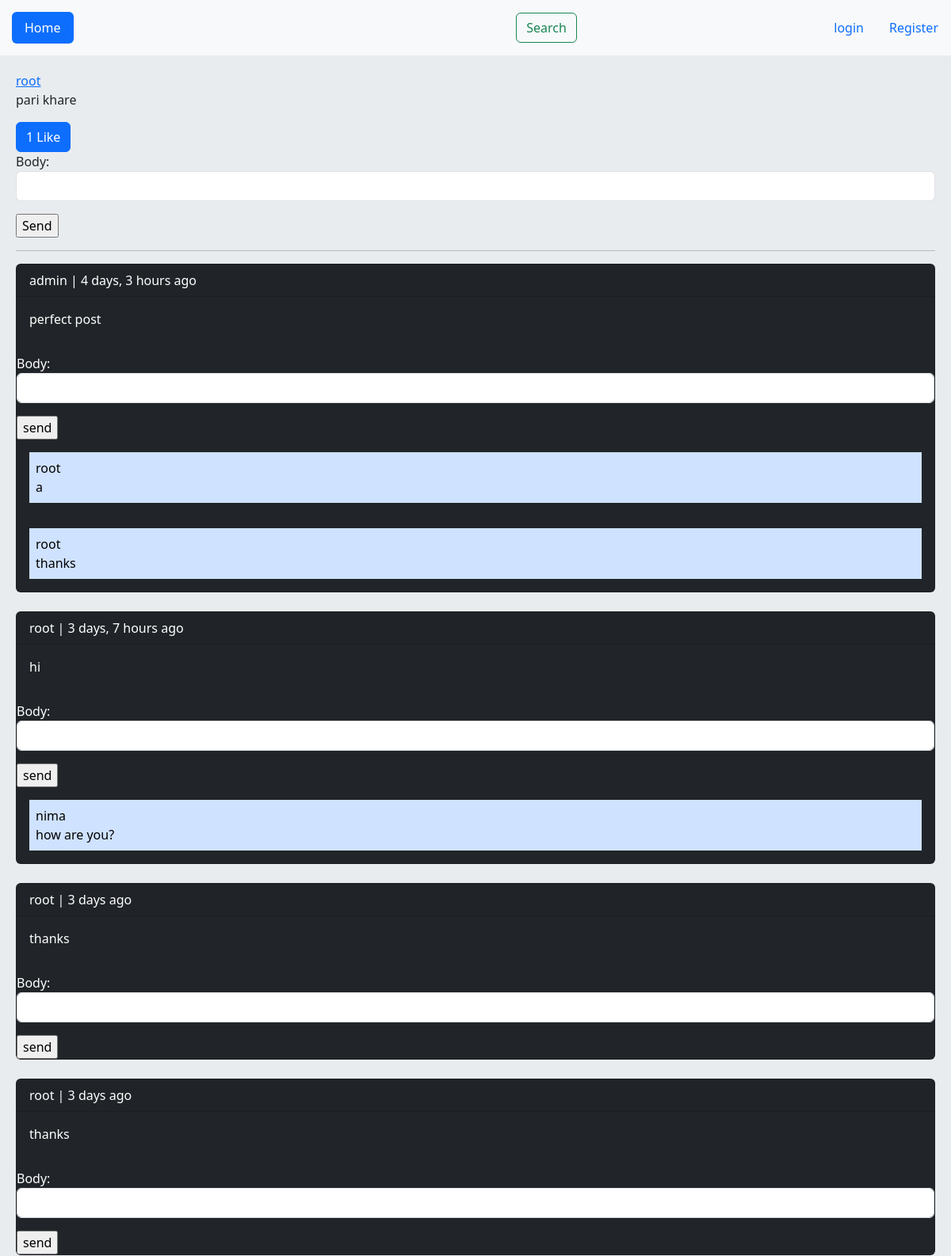
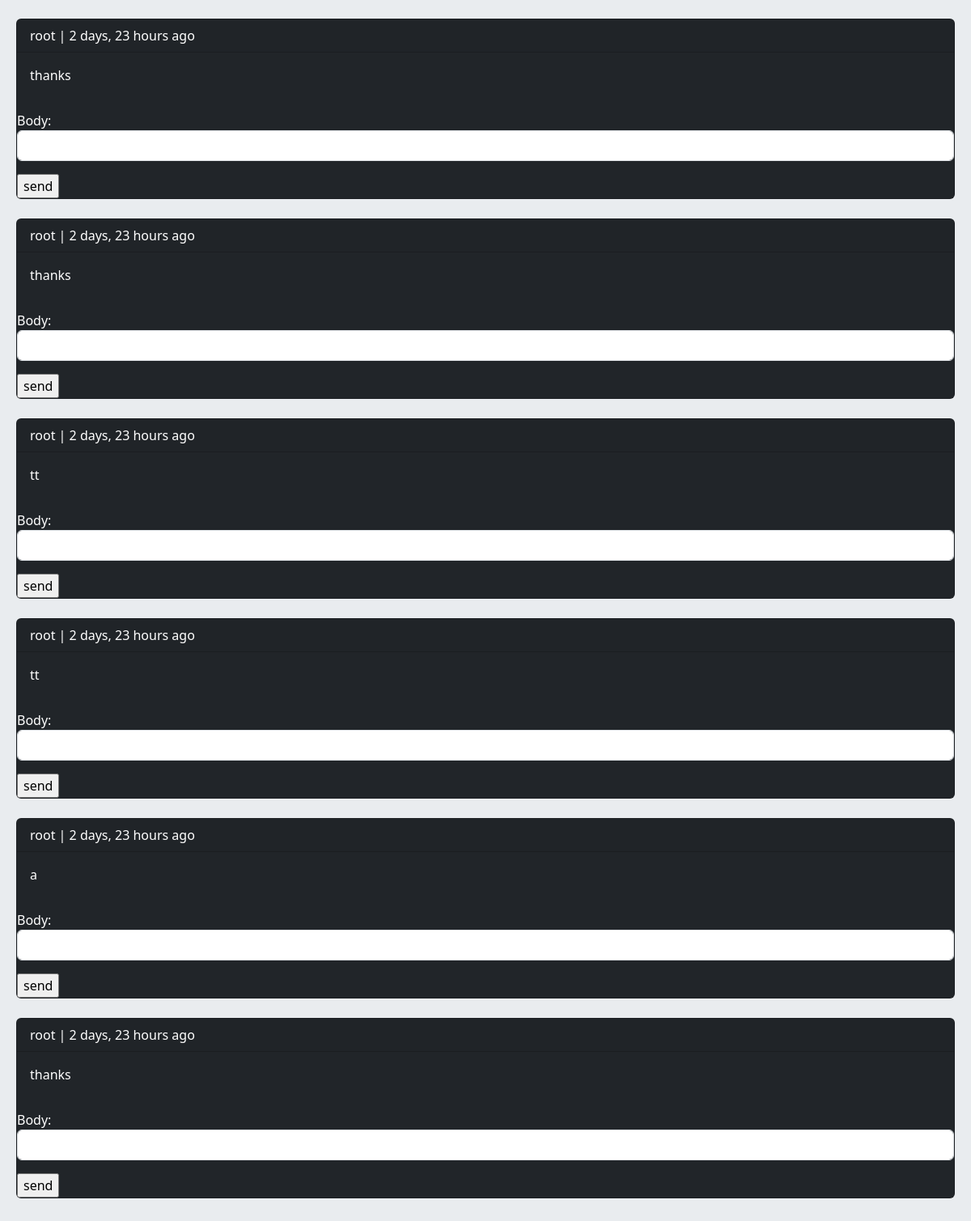
/post/7/pari-khare/, run on the app's committed database (2 pictures, top to bottom).
### account/models.py (models this page shows, shortened)
class Post(models.Model):
    user = models.ForeignKey(User, on_delete=models.CASCADE, related_name='posts')
    body = models.TextField()
    slug = models.SlugField()
    created = models.DateTimeField(auto_now_add=True)
    updated = models.DateTimeField(auto_now=True)
    class Meta:
        ordering = ['-created']
    def like_count(self):
        return self.plikes.count()

### home/models.py (models this page shows, shortened)
class Comments(models.Model):
    user = models.ForeignKey(User, on_delete=models.CASCADE, related_name='ucomments')
    post = models.ForeignKey(Post, on_delete=models.CASCADE, related_name='pcomments')
    reply = models.ForeignKey('self', on_delete=models.CASCADE, related_name='rcomments', blank=True, null=True)
    is_reply = models.BooleanField(default=False)
    body = models.TextField(max_length=400)
    created_at = models.DateTimeField(auto_now_add=True)

### home/views.py (the view, shortened to what this page needs)
# urls.py: path('post/<int:post_id>/<slug:post_slug>/', views.PostDetailView.as_view(), name='post_detail'),
class PostDetailView(View):
    form_class = CommentCreateForm
    form_class_replay = CommentReplyForm
    def setup(self, request, *args, **kwargs):
        self.post_instance = get_object_or_404(Post, pk=kwargs['post_id'], slug=kwargs['post_slug'])
        return super().setup(request, *args, **kwargs)
    def get(self, request, *args, **kwargs):
        comments = self.post_instance.pcomments.filter(is_reply=False)
        can_like = False
        if request.user.is_authenticated and self.post_instance.user_can_like(request.user):
            can_like = True
        return render(request, 'home/detail.html',
                      {'post': self.post_instance, 'comments': comments, 'form': self.form_class,
                       'replay_form': self.form_class_replay, 'can_like': can_like})

### home/templates/home/detail.html (shortened to what this page needs)
{% extends 'base.html' %}
{% block body %}
    <a href="{% url 'account:profile' post.user.id %}">{{ post.user }}</a>
    <p>{{ post.body }}</p>
    <a href="{% url 'home:like_post' post.id %}"
       class="{% if can_like %}disabled{% endif %} btn btn-primary"> {{ post.like_count }} Like </a>
    <br/>
    <form action="" method="post">
        {{ form.as_p }}
        <input type="submit" value="Send">
    </form>
    <hr/>
    {% for comment in comments %}
        <div class="card bg-dark text-white">
            <p class="card-header">{{ comment.user }} | {{ comment.created_at|timesince }} ago </p>
            <p class="card-body">{{ comment.body }}</p>
            <form action="{% url 'home:replay_comment' post.id comment.id %}" method="post">
                {{ replay_form.as_p }}
                <input type="submit" value="send">
            </form>
            {% with replays=comment.rcomments.all %}
            {% for replay in replays %}
                <p class="bg-primary-subtle text-black p-2 m-3">{{ replay.user }} <br/> {{ replay.body }}</p>
            {% endfor %}
            {% endwith %}
        </div><br/>
    {% empty %}
        <div class="card bg-dark text-white">
            <p class="card-body"> no comment yet</p>
        </div>
    {% endfor %}
{% endblock %}

### static/style.css (style rules this page uses)
html, body { height: 100%; }
* { box-sizing: border-box; }
body { margin: 0rem; padding: 0rem; background: #ffffff; }

### data on the page
Post: user "root", body "pari khare", like_count "1"
Comments: user "admin", created_at "4 days, 3 hours", body "perfect post"
Comments: user "root", body "a", created_at "2 days, 23 hours"
Comments: user "root", body "thanks", created_at "2 days, 23 hours"
Comments: user "root", created_at "3 days, 7 hours", body "hi"
Comments: user "nima", body "how are you?"
Comments: user "root", created_at "3 days", body "thanks"
Comments: user "root", created_at "3 days", body "thanks"
Comments: user "root", created_at "2 days, 23 hours", body "thanks"
Comments: user "root", created_at "2 days, 23 hours", body "thanks"
Comments: user "root", created_at "2 days, 23 hours", body "tt"
Comments: user "root", created_at "2 days, 23 hours", body "tt"
